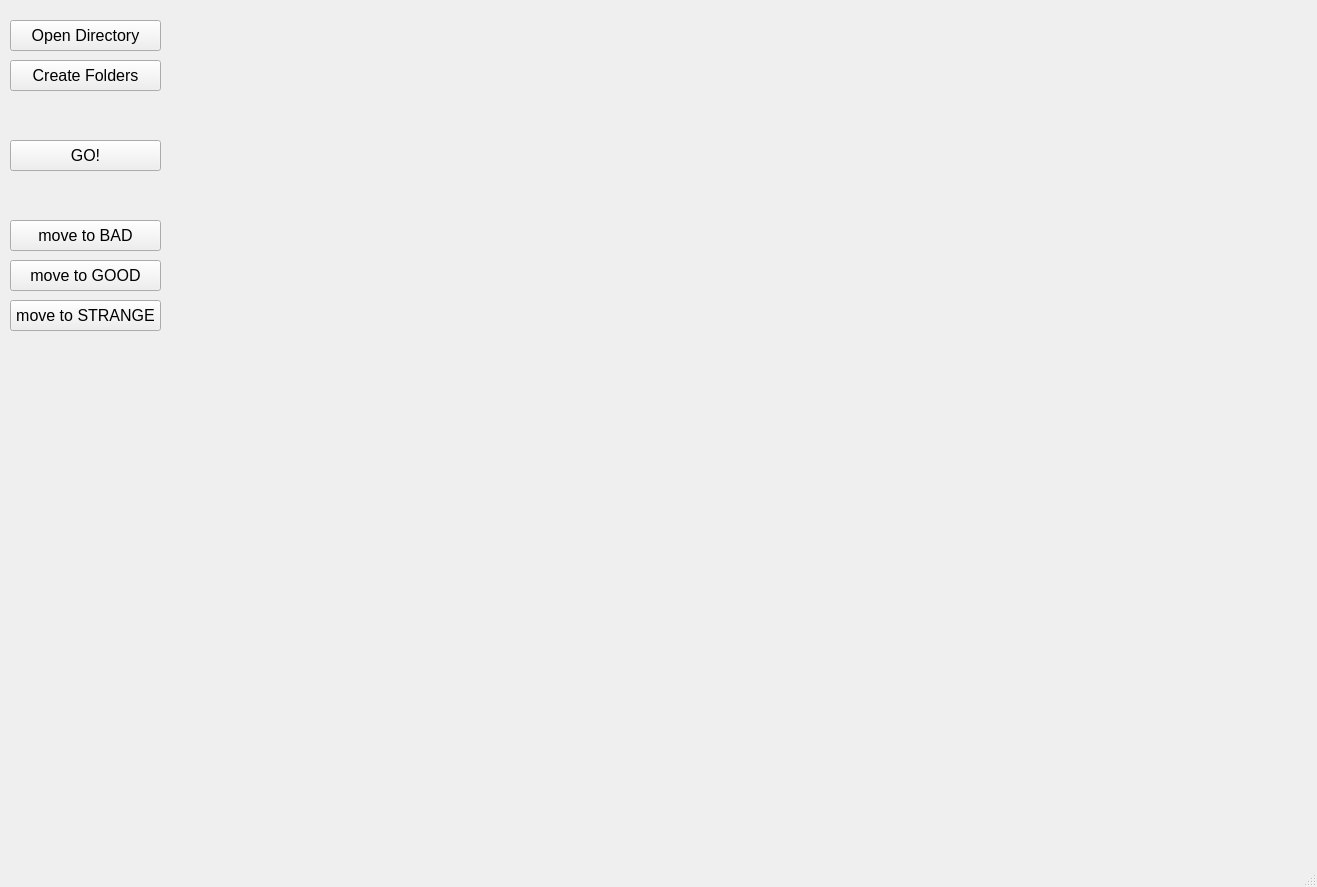
<?xml version="1.0" encoding="UTF-8"?>
<ui version="4.0">
 <class>MainWindow</class>
 <widget class="QMainWindow" name="MainWindow">
  <property name="geometry">
   <rect>
    <x>0</x>
    <y>0</y>
    <width>1317</width>
    <height>887</height>
   </rect>
  </property>
  <property name="windowTitle">
   <string>Image_sorter</string>
  </property>
  <widget class="QWidget" name="centralwidget">
   <widget class="QPushButton" name="pushButton">
    <property name="geometry">
     <rect>
      <x>10</x>
      <y>20</y>
      <width>151</width>
      <height>31</height>
     </rect>
    </property>
    <property name="font">
     <font>
      <pointsize>12</pointsize>
     </font>
    </property>
    <property name="text">
     <string>Open Directory</string>
    </property>
   </widget>
   <widget class="QLabel" name="label">
    <property name="enabled">
     <bool>true</bool>
    </property>
    <property name="geometry">
     <rect>
      <x>160</x>
      <y>20</y>
      <width>1131</width>
      <height>791</height>
     </rect>
    </property>
    <property name="sizePolicy">
     <sizepolicy hsizetype="Preferred" vsizetype="Preferred">
      <horstretch>0</horstretch>
      <verstretch>0</verstretch>
     </sizepolicy>
    </property>
    <property name="text">
     <string/>
    </property>
    <property name="alignment">
     <set>Qt::AlignCenter</set>
    </property>
   </widget>
   <widget class="QPushButton" name="pushButton_2">
    <property name="geometry">
     <rect>
      <x>10</x>
      <y>60</y>
      <width>151</width>
      <height>31</height>
     </rect>
    </property>
    <property name="font">
     <font>
      <pointsize>12</pointsize>
     </font>
    </property>
    <property name="text">
     <string>Create Folders</string>
    </property>
   </widget>
   <widget class="QPushButton" name="pushButton_3">
    <property name="geometry">
     <rect>
      <x>10</x>
      <y>140</y>
      <width>151</width>
      <height>31</height>
     </rect>
    </property>
    <property name="font">
     <font>
      <pointsize>12</pointsize>
     </font>
    </property>
    <property name="text">
     <string>GO!</string>
    </property>
   </widget>
   <widget class="QPushButton" name="pushButton_4">
    <property name="geometry">
     <rect>
      <x>10</x>
      <y>220</y>
      <width>151</width>
      <height>31</height>
     </rect>
    </property>
    <property name="font">
     <font>
      <pointsize>12</pointsize>
     </font>
    </property>
    <property name="text">
     <string>move to BAD</string>
    </property>
   </widget>
   <widget class="QPushButton" name="pushButton_5">
    <property name="geometry">
     <rect>
      <x>10</x>
      <y>260</y>
      <width>151</width>
      <height>31</height>
     </rect>
    </property>
    <property name="font">
     <font>
      <pointsize>12</pointsize>
     </font>
    </property>
    <property name="text">
     <string>move to GOOD</string>
    </property>
   </widget>
   <widget class="QPushButton" name="pushButton_6">
    <property name="geometry">
     <rect>
      <x>10</x>
      <y>300</y>
      <width>151</width>
      <height>31</height>
     </rect>
    </property>
    <property name="font">
     <font>
      <pointsize>12</pointsize>
     </font>
    </property>
    <property name="text">
     <string>move to STRANGE</string>
    </property>
   </widget>
  </widget>
  <widget class="QMenuBar" name="menubar">
   <property name="geometry">
    <rect>
     <x>0</x>
     <y>0</y>
     <width>1317</width>
     <height>21</height>
    </rect>
   </property>
  </widget>
  <widget class="QStatusBar" name="statusbar"/>
 </widget>
 <resources/>
 <connections/>
</ui>
